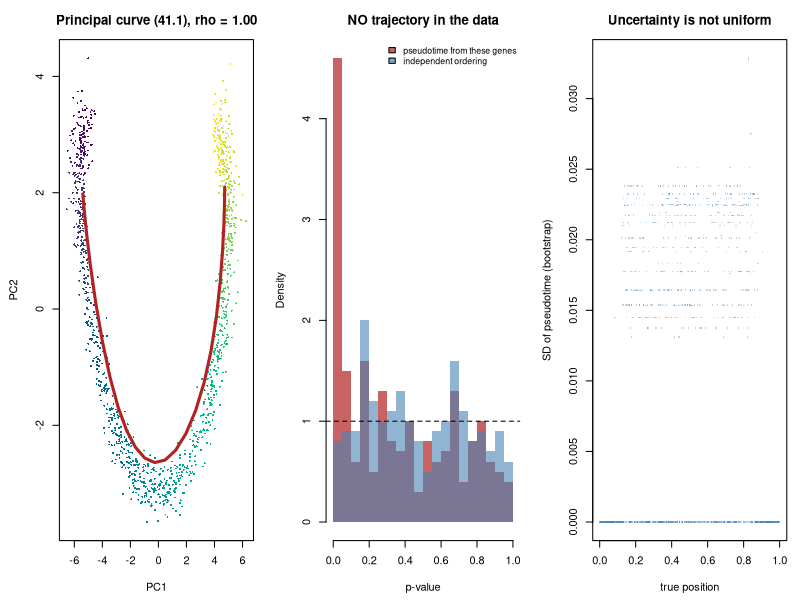

Here is the R script that generated this plot:
## ---- chunk 1
suppressPackageStartupMessages(library(splines))
MODULE_NAME <- "41_trajectory_and_pseudotime"
OUT <- file.path(Sys.getenv("STATS_OUT", unset = "results"), MODULE_NAME)
dir.create(OUT, recursive = TRUE, showWarnings = FALSE)
header <- function(txt) cat("\n", strrep("=", 72), "\n", txt, "\n",
                            strrep("=", 72), "\n", sep = "")
set.seed(41)
## ---- chunk 2
header("1. A differentiation trajectory with a known ordering")
## ---- chunk 3
simulate_trajectory <- function(n_cells = 1200, n_genes = 400, n_dynamic = 80,
                                has_trajectory = TRUE, seed = 0) {
  set.seed(seed)
  t_true <- runif(n_cells)
  base <- exp(rnorm(n_genes, 2.5, 0.9))
  log_mu <- matrix(log(base), n_cells, n_genes, byrow = TRUE)
  dyn <- rep(FALSE, n_genes)
  if (has_trajectory) {
    dyn[seq_len(n_dynamic)] <- TRUE
    peak <- runif(n_dynamic)                  # each gene peaks somewhere
    width <- runif(n_dynamic, 0.12, 0.35)
    amp <- runif(n_dynamic, 1.0, 2.2)
    shape <- outer(t_true, peak, function(a, b) a - b)
    shape <- sweep(shape, 2, width, "/")
    log_mu[, seq_len(n_dynamic)] <- log_mu[, seq_len(n_dynamic)] +
      sweep(exp(-0.5 * shape^2), 2, amp, "*")
  }
  size <- rlnorm(n_cells, 0, 0.35)
  mu <- exp(log_mu) * size
  list(counts = matrix(rpois(length(mu), mu), n_cells), t_true = t_true,
       dyn = dyn, size = size)
}
S <- simulate_trajectory(seed = 1)
counts <- S$counts; t_true <- S$t_true; is_dynamic <- S$dyn; size <- S$size
n_cells <- nrow(counts); n_genes <- ncol(counts)
cat(sprintf("  %d cells x %d genes, %d truly dynamic\n", n_cells, n_genes,
            sum(is_dynamic)))
cat(sprintf("  library size varies %.2f to %.2f fold\n", min(size), max(size)))
cat("\n  The latent t is a POSITION along a progression. It has no units and
  no direction that the data can identify: reversing it fits equally well.\n")
## ---- chunk 4
header("2. A principal curve and the ordering it induces (41.1)")
normalise <- function(counts) log1p(counts / rowSums(counts) * 1e4)
## ---- chunk 5
principal_curve <- function(Z, n_iter = 12, n_knots = 24) {
  lam <- Z[, 1]
  for (it in seq_len(n_iter)) {
    grid <- seq(min(lam), max(lam), length.out = n_knots)
    bw <- 0.12 * diff(range(lam))
    W <- exp(-0.5 * outer(lam, grid, "-")^2 / bw^2)
    curve <- (t(W) %*% Z) / colSums(W)
    d2 <- outer(rowSums(Z^2), rowSums(curve^2), "+") - 2 * Z %*% t(curve)
    lam <- grid[max.col(-d2, ties.method = "first")]
  }
  list(lam = (lam - min(lam)) / diff(range(lam)), curve = curve)
}
embed <- function(counts, k = 3) {
  Y <- normalise(counts)
  Yc <- sweep(Y, 2, colMeans(Y))
  sv <- svd(Yc, nu = k, nv = 0)
  sv$u %*% diag(sv$d[seq_len(k)])
}
Z <- embed(counts)
pc <- principal_curve(Z); pt <- pc$lam; curve <- pc$curve
r_sp <- cor(pt, t_true, method = "spearman")
if (r_sp < 0) { pt <- 1 - pt; r_sp <- -r_sp }
cat(sprintf("  Spearman(pseudotime, true t) = %.3f\n", r_sp))
cat(sprintf("  Spearman after flipping direction would be %.3f\n", -r_sp))
cat("\n  The ordering is recovered well. The DIRECTION is not: the data cannot
  say which end is the start, and every trajectory tool asks you to supply a
  root cell or a marker. That choice is biology, not inference.

  Equal steps in pseudotime are also not equal steps in real time. Cells
  accumulate where transitions are slow, so density along the curve reflects
  dwell time, not sampling time.\n")
## ---- chunk 6
header("3. A spline GLM along pseudotime (41.2)")
## ---- chunk 7
trajectory_test <- function(counts, pseudotime, size, df = 5, genes) {
  B <- bs(pseudotime, df = df)
  off <- log(size)
  sapply(genes, function(g) {
    y <- counts[, g]
    out <- try({
      f1 <- glm(y ~ B, family = poisson(), offset = off)
      f0 <- glm(y ~ 1, family = poisson(), offset = off)
      pchisq(max(f0$deviance - f1$deviance, 0), df, lower.tail = FALSE)
    }, silent = TRUE)
    if (inherits(out, "try-error")) 1 else out
  })
}
SUB <- seq(1, n_genes, by = 2)          # half the genes, for speed
p_real <- trajectory_test(counts, pt, size, genes = SUB)
rej <- p.adjust(p_real, "BH") < 0.05
tr <- is_dynamic[SUB]
cat(sprintf("  tested %d genes against the INFERRED pseudotime\n", length(SUB)))
cat(sprintf("    discoveries : %d\n", sum(rej)))
cat(sprintf("    truly dynamic among them : %d\n", sum(rej & tr)))
cat(sprintf("    FDP : %.3f\n", sum(rej & !tr) / max(sum(rej), 1)))
cat(sprintf("    power : %.3f\n", sum(rej & tr) / max(sum(tr), 1)))
cat("\n  Good sensitivity, and the FDP looks acceptable. Now run exactly the
  same pipeline on data with no trajectory in it.\n")
## ---- chunk 8
header("4. The same analysis on data with NO trajectory")
S0 <- simulate_trajectory(has_trajectory = FALSE, seed = 7)
counts0 <- S0$counts; size0 <- S0$size
pt0 <- principal_curve(embed(counts0))$lam
p_null <- trajectory_test(counts0, pt0, size0, genes = SUB)
rej0 <- p.adjust(p_null, "BH") < 0.05
cat("  There is NO latent trajectory. Every gene is independent noise.\n\n")
cat(sprintf("  %-44s%10s\n", "quantity", "value"))
cat(sprintf("  %-44s%10d\n", "genes called dynamic at FDR 5%", sum(rej0)))
cat(sprintf("  %-44s%10s\n", sprintf("of %d tested", length(SUB)), ""))
cat(sprintf("  %-44s%10.3f\n", "raw p < 0.05", mean(p_null < 0.05)))
cat(sprintf("  %-44s%10s\n", "(should be 0.05)", ""))
# Compare with a pseudotime that was NOT derived from these genes.
pt_indep <- sample(pt0)
p_indep <- trajectory_test(counts0, pt_indep, size0, genes = SUB)
cat("\n  Same genes, but ordered by a pseudotime unrelated to them:\n")
cat(sprintf("  %-44s%10.3f\n", "raw p < 0.05", mean(p_indep < 0.05)))
cat(sprintf("  %-44s%10d\n", "genes called dynamic",
            sum(p.adjust(p_indep, "BH") < 0.05)))
cat("\n  The curve was fitted to whatever structure the noise happened to
  contain, and then the genes were tested for agreement with the structure
  they themselves created. The p-values are not uniform and the discoveries
  are entirely fictitious.

  Break the circularity, as in the last block, and the test behaves.

  This is eq. (41.3), and it is the same error as testing the genes that
  defined a cluster (Module 18). It is easier to miss here because pseudotime
  feels like an external covariate, like age or dose. It is not: it is a
  function of the expression matrix.\n")
## ---- chunk 9
header("5. Building the trajectory on one half, testing the other")
split_gene_test <- function(counts, size, seed = 0) {
  set.seed(seed)
  g <- sample(ncol(counts))
  half <- ncol(counts) %/% 2
  build <- g[seq_len(half)]; test <- g[(half + 1):ncol(counts)]
  ptb <- principal_curve(embed(counts[, build]))$lam
  sub <- test[seq_len(length(test) %/% 2)]
  list(p = trajectory_test(counts, ptb, size, genes = sub), sub = sub)
}
cat(sprintf("  %-26s%-34s%13s\n", "data", "analysis", "discoveries"))
s0 <- split_gene_test(counts0, size0, seed = 3)
cat(sprintf("  %-26s%-34s%13d\n", "NO trajectory",
            "naive (same genes build and test)", sum(rej0)))
cat(sprintf("  %-26s%-34s%13d\n", "NO trajectory",
            "split: build on other genes", sum(p.adjust(s0$p, "BH") < 0.05)))
s1 <- split_gene_test(counts, size, seed = 3)
rj1 <- p.adjust(s1$p, "BH") < 0.05
cat(sprintf("  %-26s%-34s%13d\n", "real trajectory",
            "split: build on other genes", sum(rj1)))
cat(sprintf("\n  On real data the split analysis still recovers %d of %d dynamic
  genes (FDP %.3f).\n", sum(rj1 & is_dynamic[s1$sub]), sum(is_dynamic[s1$sub]),
            sum(rj1 & !is_dynamic[s1$sub]) / max(sum(rj1), 1)))
cat("\n  Splitting genes costs power, because the trajectory is built from
  half the information. It buys a test that says nothing when there is
  nothing.

  Other defences: build the trajectory on one set of CELLS and project the
  rest; or use marker genes chosen a priori to define the ordering. The
  principle is always the same, the ordering must not be a function of the
  quantities you test.\n")
## ---- chunk 10
header("6. Bootstrap the cells and watch the ordering move")
NB <- 12
boots <- numeric(NB)
ranks <- matrix(NA_real_, NB, n_cells)
for (b in seq_len(NB)) {
  set.seed(500 + b)
  idx <- sample(n_cells, n_cells, replace = TRUE)
  ptb <- principal_curve(embed(counts[idx, ]))$lam
  if (cor(ptb, t_true[idx], method = "spearman") < 0) ptb <- 1 - ptb
  boots[b] <- cor(ptb, t_true[idx], method = "spearman")
  for (k in seq_along(idx)) ranks[b, idx[k]] <- ptb[k]
}
sd_cell <- apply(ranks, 2, sd, na.rm = TRUE)
early <- t_true < 0.2
mid <- t_true > 0.4 & t_true < 0.6
late <- t_true > 0.8
cat(sprintf("  Spearman with truth across %d bootstraps: %.3f (SD %.3f)\n\n",
            NB, mean(boots), sd(boots)))
cat(sprintf("  %-22s%28s\n", "cells", "SD of assigned pseudotime"))
cat(sprintf("  %-22s%28.4f\n", "early (t < 0.2)", mean(sd_cell[early], na.rm = TRUE)))
cat(sprintf("  %-22s%28.4f\n", "middle (0.4-0.6)", mean(sd_cell[mid], na.rm = TRUE)))
cat(sprintf("  %-22s%28.4f\n", "late (t > 0.8)", mean(sd_cell[late], na.rm = TRUE)))
cat("\n  The global ordering is essentially fixed (Spearman SD 0.000), yet individual
  cells still move between runs, and they do not all move by the same amount.

  Note that the MIDDLE is the least stable band here, not the ends. That is
  worth pausing on, because the usual intuition says the opposite. It is an
  artefact of the estimator: cells are projected onto a fixed grid of knots
  along the curve, and a cell at either extreme is pinned against the end of
  that grid, so its position cannot vary much in one direction. A cell in the
  middle is free to shift either way.

  The lesson is not \"middles are unstable\". It is that the uncertainty
  structure belongs to the ALGORITHM as much as to the data, so measure it on
  your own pipeline rather than assuming the textbook picture.

  Almost no published analysis propagates any of this into the gene-level
  p-values, which are computed as though pseudotime were measured without
  error. That is a measurement-error problem (Module 37), and it biases the
  estimated shapes toward flatness.\n")
## ---- chunk 11
header("7. Velocity assumes constant kinetics across cells")
cat("  The steady-state estimator reads gamma off the slope of spliced on
  unspliced among the extreme cells, then calls a cell 'increasing' when
  s - gamma*u > 0.\n")
for (z in list(list("same kinetics in both states", 1.0),
               list("gamma differs 3-fold", 3.0))) {
  set.seed(99)
  u_a <- rgamma(600, 3, 1); s_a <- u_a / 1.0 + rnorm(600, 0, 0.25)
  u_b <- rgamma(600, 3, 1); s_b <- u_b / z[[2]] + rnorm(600, 0, 0.25)
  u <- c(u_a, u_b); s <- c(s_a, s_b)
  hi <- u >= quantile(u, 0.95)
  gamma_hat <- sum(u[hi] * s[hi]) / sum(u[hi]^2)
  vel <- s - gamma_hat * u
  cat(sprintf("\n  %s\n", z[[1]]))
  cat(sprintf("    fitted single gamma = %.2f\n", gamma_hat))
  cat(sprintf("    cells called 'increasing': group A %.0f%%, group B %.0f%%\n",
              100 * mean(vel[1:600] > 0), 100 * mean(vel[601:1200] > 0)))
}
cat("\n  With one kinetic rate the arrows are meaningless in aggregate but
  unbiased. When the two populations genuinely differ, a single fitted gamma
  declares one population to be increasing and the other decreasing, with
  confidence, purely because the model forced them to share a parameter.

  Treat velocity as a hypothesis generator. It is a strong assumption stated
  as a picture, and pictures are persuasive out of proportion to their
  evidence.\n")
## ---- chunk 12
png(file.path(OUT, "trajectory.png"), width = 1300, height = 450)
par(mfrow = c(1, 3), mar = c(4.5, 4.5, 3, 1))
cols <- hcl.colors(50, "viridis")[cut(t_true, 50, labels = FALSE)]
plot(Z[, 1], Z[, 2], col = cols, pch = 16, cex = 0.4, xlab = "PC1",
     ylab = "PC2", main = sprintf("Principal curve (41.1), rho = %.2f", r_sp))
lines(curve[, 1], curve[, 2], col = "firebrick", lwd = 3)
h1 <- hist(p_null, breaks = 25, plot = FALSE)
h2 <- hist(p_indep, breaks = 25, plot = FALSE)
plot(h1, freq = FALSE, col = adjustcolor("firebrick", 0.7), border = NA,
     xlab = "p-value", main = "NO trajectory in the data",
     ylim = c(0, max(h1$density, h2$density)))
plot(h2, freq = FALSE, col = adjustcolor("steelblue", 0.6), border = NA,
     add = TRUE)
abline(h = 1, lty = 2)
legend("topright", c("pseudotime from these genes", "independent ordering"),
       bty = "n", cex = 0.8,
       fill = adjustcolor(c("firebrick", "steelblue"), 0.7))
plot(t_true, sd_cell, pch = 16, cex = 0.3, col = adjustcolor("steelblue", 0.35),
     xlab = "true position", ylab = "SD of pseudotime (bootstrap)",
     main = "Uncertainty is not uniform")
invisible(dev.off())
cat("\nFigure written to", file.path(OUT, "trajectory.png"), "\n")
## ---- chunk 13

## ---- chunk 14
# cat(sprintf("  %-26s%16s%20s\n", "dynamic genes in truth", "rho with truth",
#             "naive discoveries"))
# for (nd in c(0, 10, 40, 120)) {
#   Sl <- simulate_trajectory(n_dynamic = max(nd, 1), has_trajectory = nd > 0,
#                             seed = 200 + nd)
#   ptl <- principal_curve(embed(Sl$counts))$lam
#   rho <- abs(cor(ptl, Sl$t_true, method = "spearman"))
#   pl <- trajectory_test(Sl$counts, ptl, Sl$size, genes = SUB)
#   cat(sprintf("  %-26d%16.3f%20d\n", nd, rho,
#               sum(p.adjust(pl, "BH") < 0.05)))
# }
#
# ## With zero dynamic genes the correlation with "truth" is meaningless, yet
# ## the naive test still returns discoveries. The pipeline never refuses: it
# ## always produces a curve, an ordering and a gene list.
# ##
# ## That is the practical danger. There is no step in a standard trajectory
# ## workflow that says "there is no trajectory here". You have to build that
# ## check yourself, by running the same pipeline on permuted or simulated
# ## null data and comparing.
## ---- chunk 15

## ---- chunk 16
# curve_quality <- function(c_) {
#   Yl <- normalise(c_); Yl <- sweep(Yl, 2, colMeans(Yl))
#   d <- svd(Yl, nu = 0, nv = 0)$d
#   d[1]^2 / sum(d^2)
# }
# gene_permute <- function(c_, seed) {
#   set.seed(seed); apply(c_, 2, sample)
# }
# for (z in list(list("real trajectory", counts), list("no trajectory", counts0))) {
#   obs <- curve_quality(z[[2]])
#   null <- sapply(1:20, function(i) curve_quality(gene_permute(z[[2]], 900 + i)))
#   cat(sprintf("  %-20s observed %.4f  null %.4f +/- %.4f   z = %7.1f\n",
#               z[[1]], obs, mean(null), sd(null), (obs - mean(null)) / sd(null)))
# }
#
# ## The real dataset sits far above its permutation null; the null dataset
# ## does not. This is the check the standard workflow omits, and it costs one
# ## line of code.
# ##
# ## Note what the permutation preserves: every gene's own distribution, its
# ## mean, its dispersion, its zeros. What it destroys is the COORDINATION
# ## between genes, which is the only thing a trajectory can be made of. That
# ## is what makes it the right null here, and it is the same reasoning used
# ## for gene-set tests in Module 29.
## ---- chunk 17

## ---- chunk 18
# set.seed(55)
# ## Real time is uniform, but cells DWELL in the middle stage, so we capture
# ## far more of them there.
# real_time <- c(runif(200, 0, 0.35), runif(800, 0.35, 0.65),
#                runif(200, 0.65, 1.0))
# n_c <- length(real_time)
# base <- exp(rnorm(300, 2.5, 0.9))
# peak <- runif(60); width <- runif(60, 0.12, 0.3)
# lm_ <- matrix(log(base), n_c, 300, byrow = TRUE)
# sh <- sweep(outer(real_time, peak, "-"), 2, width, "/")
# lm_[, 1:60] <- lm_[, 1:60] + 1.8 * exp(-0.5 * sh^2)
# sz <- rlnorm(n_c, 0, 0.3)
# cc <- matrix(rpois(n_c * 300, exp(lm_) * sz), n_c)
# ptl <- principal_curve(embed(cc))$lam
# if (cor(ptl, real_time, method = "spearman") < 0) ptl <- 1 - ptl
# cat(sprintf("  Spearman(pseudotime, real time) = %.3f\n",
#             cor(ptl, real_time, method = "spearman")))
# cat(sprintf("\n  %-22s%8s%26s\n", "real-time window", "cells",
#             "pseudotime span covered"))
# for (w in list(c(0, 0.35), c(0.35, 0.65), c(0.65, 1.0))) {
#   m <- real_time >= w[1] & real_time < w[2]
#   cat(sprintf("  %-22s%8d%26.3f\n", sprintf("[%.2f, %.2f)", w[1], w[2]),
#               sum(m), diff(range(ptl[m]))))
# }
#
# ## The rank correlation is high, so pseudotime "works". But look at the span
# ## column: the crowded middle stage, which occupies 30% of real time, is
# ## stretched across most of the pseudotime axis, because pseudotime is
# ## arclength through the data cloud and the cloud is dense where cells dwell.
# ##
# ## So a gene that changes steeply in pseudotime may be changing slowly in
# ## real time, and vice versa. Any statement of the form "gene X switches on
# ## halfway through differentiation" is a statement about the sampling, not
# ## about the biology, unless you have external time points to anchor it.
